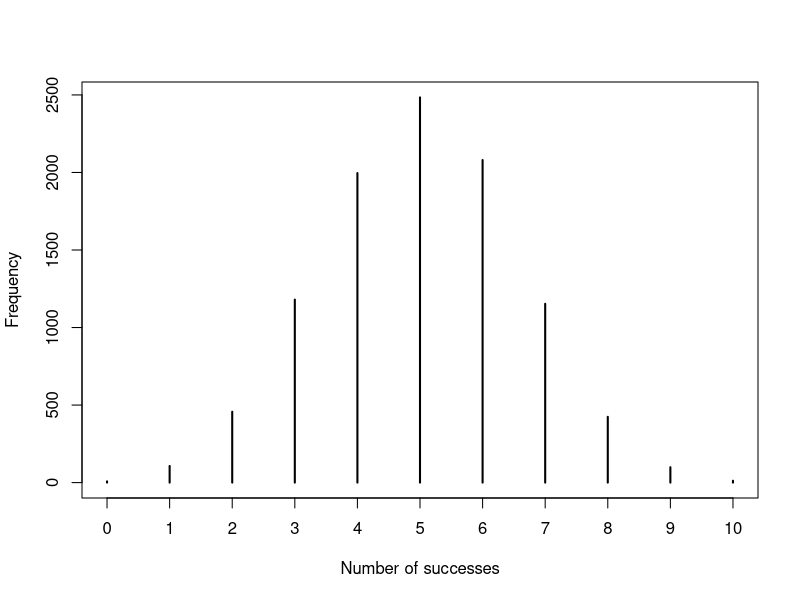
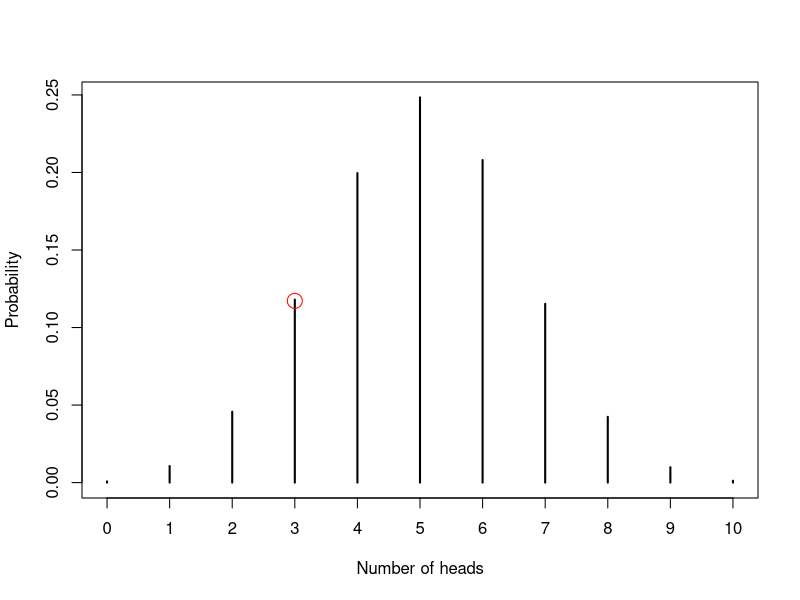
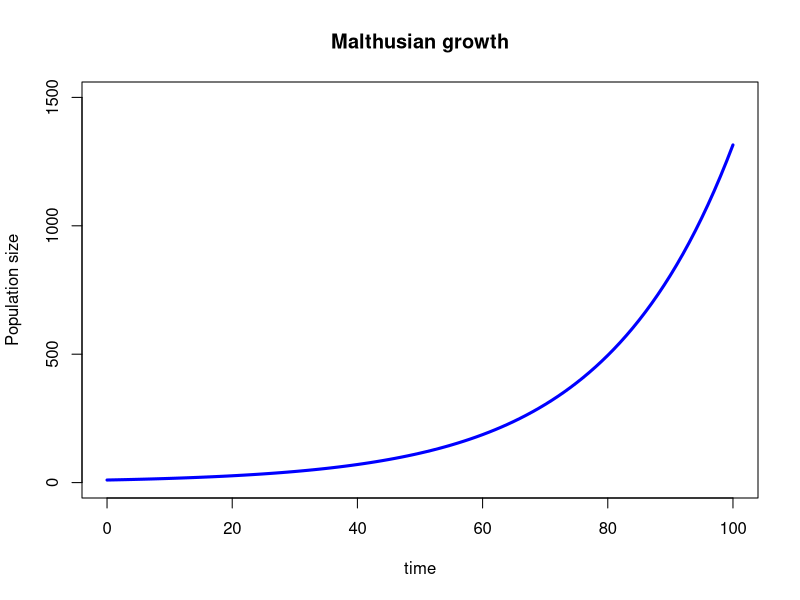

These figures' R source, in order: (Note: this script raises an error after producing the figures.)
## ---- chunk 1
knitr::opts_chunk$set(echo = TRUE)
## ---- chunk 2
# Define how many samples we want:
rr <- 10000
## ---- chunk 3
binom_nbrs <- rbinom(n = rr, size = 10, prob = 0.5)  # taking 10000 samples of 10
## ---- chunk 4
head(binom_nbrs, 10)
## ---- chunk 5
table(binom_nbrs)
## ---- chunk 6
plot(
  table(binom_nbrs),
  ylab="Frequency", xlab="Number of successes")
## ---- chunk 7
P_x3_s10_p0.5 <- dbinom(x = 3, size = 10, prob = 0.5) 
# x is the integer value we want to know the probability density of

P_x3_s10_p0.5
## ---- chunk 8
# comparing the stochastic realization of x = 3 with the expectation for x = 3
table(binom_nbrs)[4] / rr #why the division?

P_x3_s10_p0.5
## ---- chunk 9
plot(
  table(binom_nbrs)/rr, 
  ylab="Probability", xlab="Number of heads")

# Finally, we can mark the probability we are interested in
# by using a red dot in our plot:
points(x = 3, y = P_x3_s10_p0.5, col = "red", cex = 2)
## ---- chunk 10
popsize <- 10
## ---- chunk 11
time <- 0
## ---- chunk 12
R <- 1.05
## ---- chunk 13
tmax <- 100 # this is the number of generations
## ---- chunk 14
all_generations <- seq(from = 1, to = tmax, by = 1)
## ---- chunk 15
# For each generation, beginning in the generation = 1 and:
for(generation in all_generations){ 
  
  N_t <- popsize[length(popsize)] # by indexing 
  # the vector in this way (i.e. using "[length()]"),
  # we guarantee we are always taking the last value of 
  # this vector.
  
  N_t_plus_one <- N_t * R # this is the application of Euler's formula
  
  #Now, let's store the population size at that generation:
  popsize <- c(popsize, N_t_plus_one)
  
  #let's not forget to record the time that we are on:
  time <- c(time, generation) 
}
## ---- chunk 16
#
plot(NA, xlim=c(0,tmax), ylim=c(0,1500),
     xlab="time", ylab="Population size",
     main="Malthusian growth")
lines(x = time, y = popsize, col = "blue", lwd = 3)
## ---- chunk 17
knitr::include_graphics('~/evolved/images_for_vignettes/spirit_bear.png')
## ---- chunk 18
sim_pops <- OneGenHWSim(n.ind = 100, n.sim = 5, p = 0.467)

#now, checking the result of our simulations:
sim_pops
## ---- chunk 19
# To remember how this works, let's imagine you want to 
# arbitrarily calculate (f(A1) + 3) / 4.5 for all your simulations. 
#You should run:

freqs_A1 <- sim_pops$A1A1 / (sim_pops$A1A1 + sim_pops$A1A2 + sim_pops$A2A2)

result <- (freqs_A1 + 3) / 4.5
result

# the above has no biological "meaning". 
# it is just to remind you how vectorized calculation works
